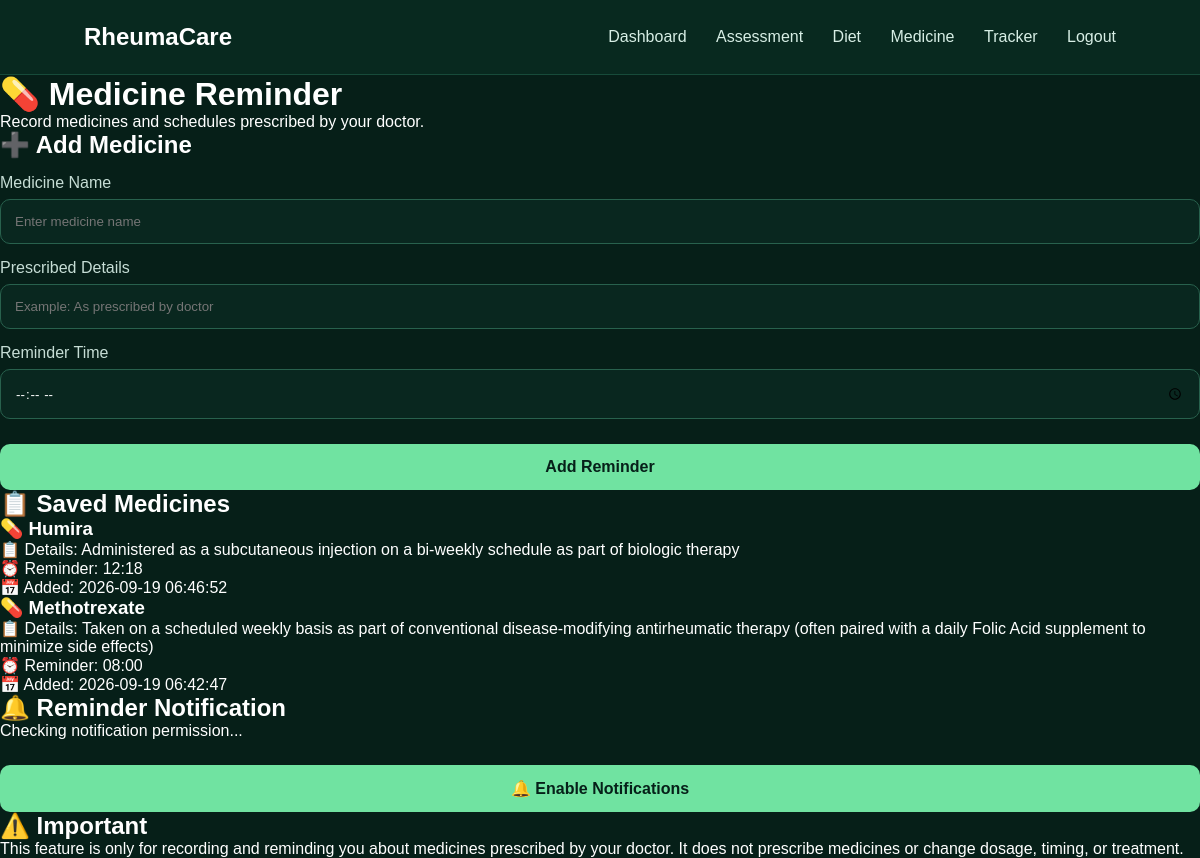
/medicine (signed in), run on the app's committed database.
### tables this page shows
CREATE TABLE medicines (
        id INTEGER PRIMARY KEY AUTOINCREMENT,
        user_id INTEGER NOT NULL,
        medicine_name TEXT NOT NULL,
        prescribed_details TEXT,
        reminder_time TEXT,
        created_at TIMESTAMP DEFAULT CURRENT_TIMESTAMP
    );

### app.py (the view, shortened to what this page needs)
@app.route("/medicine", methods=["GET", "POST"])
def medicine():
    if "user_id" not in session:
        return redirect("/login")
    conn = get_db()
    medicines = conn.execute(
        """
        SELECT *
        FROM medicines
        WHERE user_id = ?
        ORDER BY id DESC
        """,
        (session["user_id"],)
    ).fetchall()
    conn.close()
    return render_template(
        "medicine.html",
        medicines=medicines
    )

### app.py (called while the page is built)
def get_db():
    conn = sqlite3.connect("database.db")
    conn.row_factory = sqlite3.Row
    return conn

### templates/medicine.html (shortened to what this page needs)
<!DOCTYPE html>
<html>
<head>
    <link rel="stylesheet"
          href="{{ url_for('static', filename='style.css') }}">
</head>
<body>
<nav>
    <h2>RheumaCare</h2>
    <div>
        <a href="/dashboard">Dashboard</a>
        <a href="/assessment">Assessment</a>
        <a href="/diet">Diet</a>
        <a href="/medicine">Medicine</a>
        <a href="/tracker">Tracker</a>
        <a href="/logout">Logout</a>
    </div>
</nav>
<div class="container">
    <h1>💊 Medicine Reminder</h1>
    <p>
        Record medicines and schedules prescribed by your doctor.
    </p>
    <div class="card">
        <h2>➕ Add Medicine</h2>
        <form action="{{ url_for('medicine') }}"
              method="POST">
            <label>Medicine Name</label>
            <input
                type="text"
                name="medicine_name"
                placeholder="Enter medicine name"
                required
            >
            <label>Prescribed Details</label>
            <input
                type="text"
                name="prescribed_details"
                placeholder="Example: As prescribed by doctor"
            >
            <label>Reminder Time</label>
            <input
                type="time"
                name="reminder_time"
                required
            >
            <button type="submit">
                Add Reminder
            </button>
        </form>
    </div>
    <div class="card">
        <h2>📋 Saved Medicines</h2>
        {% if medicines %}
            {% for medicine in medicines %}
                <div class="medicine-item">
                    <h3>
                        💊 {{ medicine["medicine_name"] }}
                    </h3>
                    <p>
                        📋 Details:
                        {{ medicine["prescribed_details"] }}
                    </p>
                    <p>
                        ⏰ Reminder:
                        {{ medicine["reminder_time"] }}
                    </p>
                    <p>
                        📅 Added:
                        {{ medicine["created_at"] }}
                    </p>
                </div>
            {% endfor %}
        {% else %}
            <p>No medicines added yet.</p>
        {% endif %}
    </div>
    <div class="card">
        <h2>🔔 Reminder Notification</h2>
        <p id="notificationStatus">
            Checking notification permission...
        </p>
        <button type="button"
                onclick="enableNotifications()">
            🔔 Enable Notifications
        </button>
    </div>
    <div class="card">
        <h2>⚠️ Important</h2>
        <p>
            This feature is only for recording and reminding you
            about medicines prescribed by your doctor.
            It does not prescribe medicines or change dosage,
            timing, or treatment.
        </p>
    </div>
</div>
</body>
</html>

### static/style.css (style rules this page uses)
* { box-sizing: border-box; margin: 0; padding: 0; font-family: Arial, sans-serif; }
body { background: #061f18; color: white; }
form { text-align: left; }
label { display: block; margin: 15px 0 7px; color: #c6ddd5; }
input { width: 100%; padding: 14px; border-radius: 10px; border: 1px solid #28614d; background: #09271f; color: white; outline: none; }
button { width: 100%; margin-top: 25px; padding: 14px; border: none; border-radius: 10px; background: #70e3a1; color: #062019; font-size: 16px; font-weight: bold; cursor: pointer; }
nav { height: 75px; padding: 0 7%; background: #08291f; display: flex; align-items: center; justify-content: space-between; border-bottom: 1px solid #174b3a; }
nav a { color: #d7eee5; text-decoration: none; margin-left: 25px; }

### data on the page
medicines: medicine_name "Humira", prescribed_details "Administered as a subcutaneous injection on a bi-weekly schedule as part of biologic therapy", reminder_time "12:18", created_at "2026-09-19 06:46:52"
medicines: medicine_name "Methotrexate", prescribed_details "Taken on a scheduled weekly basis as part of conventional disease-modifying antirheumatic therapy (often paired with a daily Folic Acid supplement to minimize side effects)", reminder_time "08:00", created_at "2026-09-19 06:42:47"
